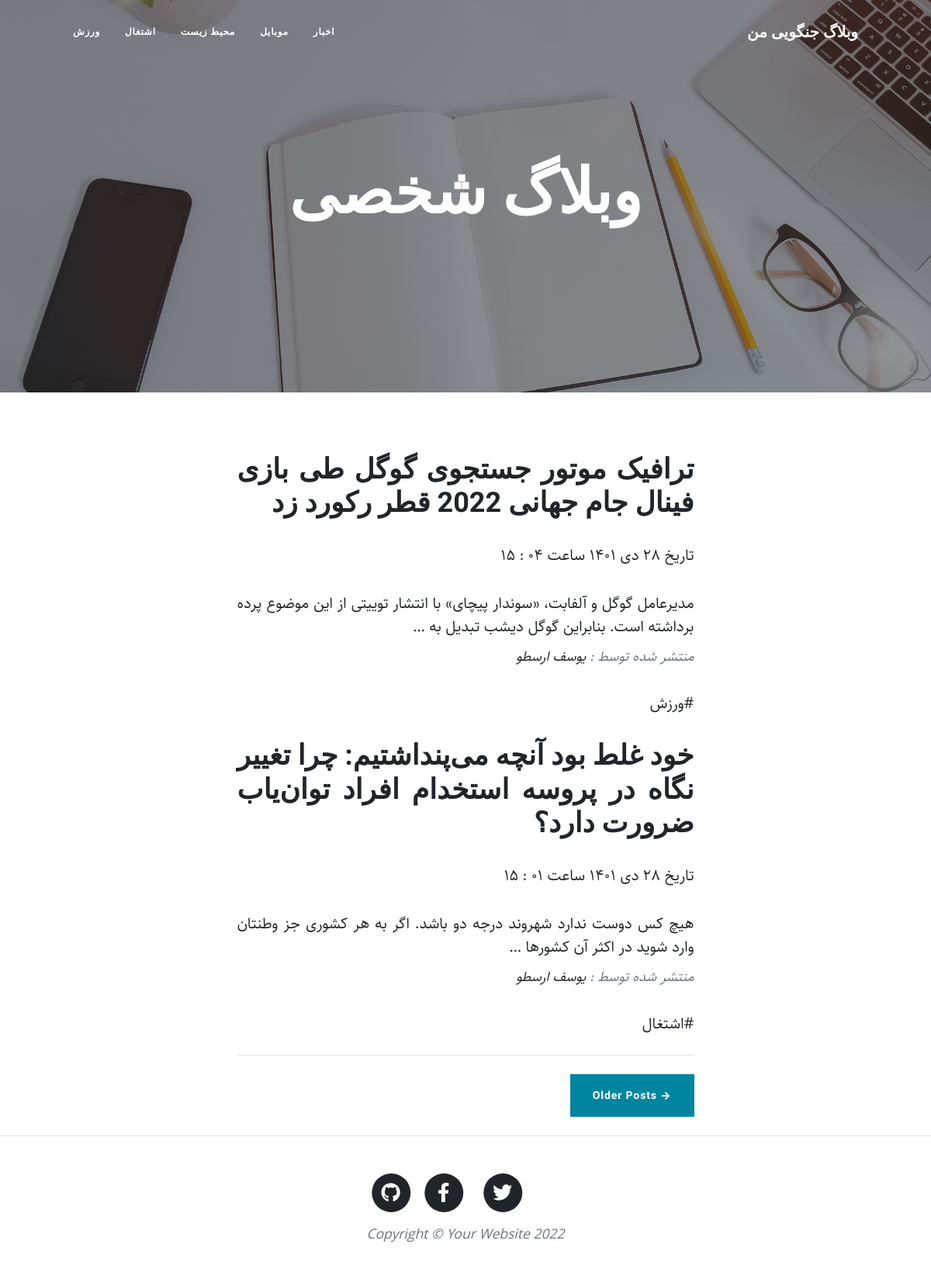
The page / on the database its author committed.
### blog/models.py (models this page shows, shortened)
class Category(models.Model):
    parent = models.ForeignKey("self", verbose_name="عنوان مقالات", on_delete=models.SET_NULL,blank=True,null=True,default=None,related_name="children")
    title = models.CharField(max_length=250,verbose_name="عنوان مقاله")
    slug = models.SlugField(max_length=250,verbose_name="اسلاگ")
    status = models.BooleanField(default=True,verbose_name="وضعیت")
    position = models.IntegerField(verbose_name="پوزیشن")
    class Meta:
        verbose_name = "دسته بندی"
        verbose_name_plural = "دسته بندی ها"
        ordering = ["position"]

class Articles(models.Model):
    draft = "d"
    publish = "p"
    STATUS_CHOICES = [
        (draft,"پیش نویس"),
        (publish,"منتشر شده")
    ]
    author = models.ForeignKey(User, blank=True,null=True,verbose_name="نویسندگان", on_delete=models.SET_NULL,related_name="articles")
    category = models.ManyToManyField("Category", verbose_name="دسته بندی",related_name="articles")
    title = models.CharField(max_length=250,verbose_name="عنوان مقاله")
    slug = models.SlugField(max_length=250,verbose_name="اسلاگ")
    description = models.TextField(verbose_name="مقاله")
    published = models.DateTimeField(default=timezone.now,verbose_name="تاریخ انتشار")
    thumbnail = models.ImageField(upload_to="images",verbose_name="عکس")
    created = models.DateTimeField(auto_now_add=True,verbose_name="تاریخ ایجاد مقاله")
    updated = models.DateTimeField(auto_now=True,verbose_name="تاریخ آپدیت")
    status = models.CharField(max_length=1,choices=STATUS_CHOICES,default=draft,verbose_name="وضعیت")
    class Meta:
        verbose_name = "مقاله"
        verbose_name_plural = "مقالات"
    def jpublished(self):
        return jalali_convertor(self.published)
    jpublished.short_description = "زمان انتشار"
    def category_to_published(self):
        return self.category.filter(status=True)
    category_to_published.short_description = "دسته بندی"
    objects = ArticleManager()

### blog/views.py (the view)
# urls.py: path("",home,name="home"),
def home(request,page=1):
    template = "blog/index.html"
    articles = Articles.objects.filter(status="p").order_by("-published")
    paginator = Paginator(articles, 2)
    context = {"articles":paginator.get_page(page),"categories":Category.objects.filter(status=True).order_by("position")}
    return render(request, template_name=template,context = context)

### blog/extensions/jalali.py (called while the page is built)
def jalali_convertor(time):
    days_of_week  = ["فروردین","اردیبهشت","خرداد","تبر","مرداد","شهریور","مهر","آبان","آذر","دی","بهمن","اسفند"]
    year = time.year
    month = time.month
    day = time.day
    res = Gregorian(f"{year}-{month}-{day}").persian_tuple()
    res =  f"{persian_number(res[2])} {days_of_week[res[1]]} {persian_number(res[0])} ساعت {persian_number(time.minute)} : {persian_number(time.hour)}"
    return res

def persian_number(number):
    number = f"{number}"
    english_array_number = ["0","1","2","3","4","5","6","7","8","9"]
    persian_array_number = ["۰","۱","۲","۳","۴","۵","۶","۷","۸","۹"]
    res = ""
    for num in number:
        for i,n in enumerate(english_array_number):
            if num == n:
                res+= persian_array_number[i]
    if len(res)<2:
        res = f"۰{res}"
    return res

### blog/extensions/utils.py (called while the page is built)
    def persian_tuple(self):
        return self.persian_year, self.persian_month, self.persian_day

### blog/templatetags/base_tag.py (called while the page is built)
@register.simple_tag
def title():
    return "وبلاگ جنگویی من"

@register.inclusion_tag("blog/partials/category_navbar.html")
def category_navbar():
    category = Category.objects.filter(status=True)
    return {
        "category" : category
    }

### templates/blog/index.html (shortened to what this page needs)
{% extends 'blog/base.html' %}
{% block main %}
<div class="container px-4 px-lg-5">
    <div class="row gx-4 gx-lg-5 justify-content-center">
        <div class="col-md-10 col-lg-8 col-xl-7">
            {% for article in articles %}
                <div class="post-preview" style="text-align:justify" >
                    <a href=" {% url 'blog:details' article.slug %} ">
                        <h4 class="post-title"> {{article.title}} </h4>
                        <p>تاریخ {{article.jpublished}}</p>
                        <p class="post-subtitle"> {{article.description | truncatewords:20}} </p>
                    </a>
                    <p class="post-meta">منتشر شده توسط : <a href=" {% url 'blog:author_list' article.author.username    %} "> {{article.author.get_full_name}} </a></p>
                    {% for cat in article.category_to_published.all  %}
                    <span>#{{cat.title}} </span>
                    {% endfor %}
            </div>
            {% endfor %}
             <hr class="my-4" />
            <div class="  mb-4">
                {% if articles.has_next %}
                <a class="btn btn-primary " href="{% url 'blog:home' articles.next_page_number %}">→ Older Posts </a>
                {% endif %}
            </div>
        </div>
    </div>
</div>
{% endblock %}

### templates/blog/partials/category_navbar.html
<ul class="navbar-nav ms-auto py-4 py-lg-0">
    {% for cat in category  %}
    <li class="nav-item"><a class="nav-link px-lg-3 py-3 py-lg-4" href=" {% url 'blog:category_details' cat.slug %} "> {{cat.title}} </a></li>
    {% endfor %}
</ul>

### static/blog/css/rtl.css (style rules this page uses)
body { direction: rtl; text-align: right; font-family: "Sahel"; }
.navbar-expand-lg .navbar-nav { margin-left: initial !important; margin-right: auto; }

### rows shown on the page
Category: title "اخبار"
Category: title "موبایل"
Category: title "محیط زیست"
Category: title "اشتغال"
Category: title "ورزش"
Articles: title "ترافیک موتور جستجوی گوگل طی بازی فینال جام جهانی 2022 قطر رکورد زد", jpublished "۲۸ دی ۱۴۰۱ ساعت ۰۴ : ۱۵", description "مدیرعامل گوگل و آلفابت، «سوندار پیچای» با انتشار توییتی از این موضوع پرده برداشته است. بنابراین گوگل دیشب تبدیل به …", author.get_full_name "یوسف ارسطو"
Articles: title "خود غلط بود آنچه می‌پنداشتیم: چرا تغییر نگاه در پروسه استخدام افراد توان‌یاب ضرورت دارد؟", jpublished "۲۸ دی ۱۴۰۱ ساعت ۰۱ : ۱۵", description "هیچ کس دوست ندارد شهروند درجه دو باشد. اگر به هر کشوری جز وطنتان وارد شوید در اکثر آن کشورها …", author.get_full_name "یوسف ارسطو"
